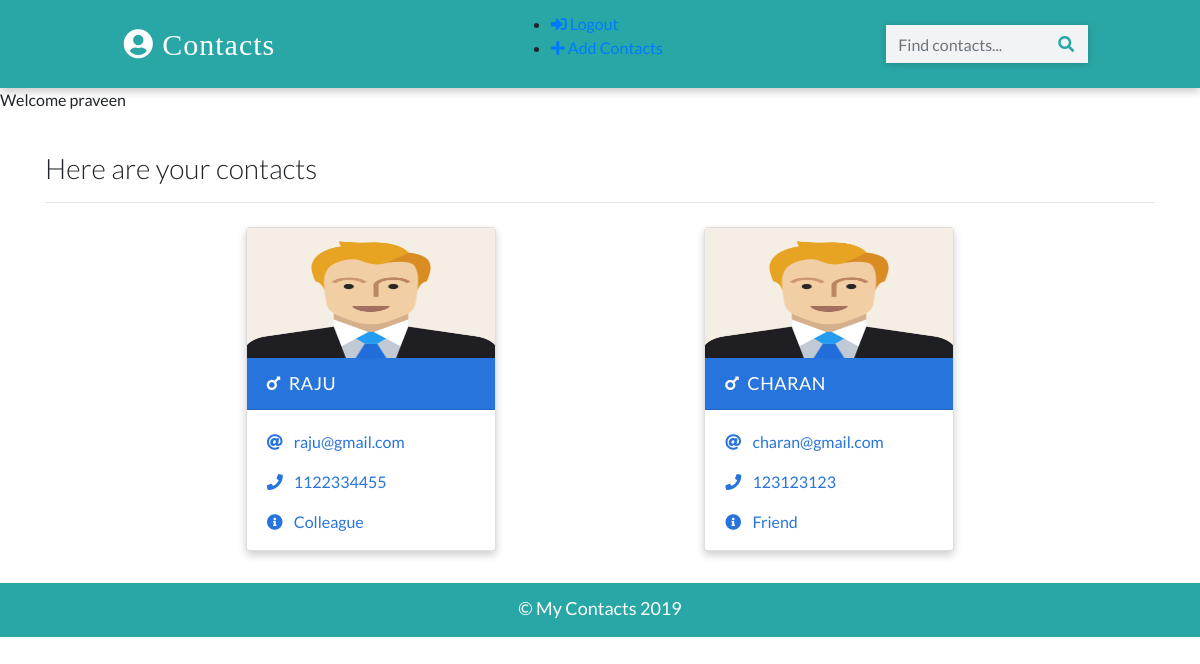
Screenshot of / (signed in) with the database file from the repository.
### app/models.py (models this page shows, shortened)
class Contact(models.Model):
    manager = models.ForeignKey(User, on_delete=models.CASCADE, default=None)
    name = models.CharField(max_length=20)
    email = models.EmailField(max_length=150)
    phone = models.IntegerField()
    info = models.CharField(max_length=50)
    gender = models.CharField(max_length=50, choices=(
        ('male', 'Male'),
        ('female', 'Female')
    ))
    image = models.ImageField(upload_to='images/', blank=True)
    date_added = models.DateField(auto_now_add=True)
    class Meta:
        ordering = ['-id']  # display records in descening order

### app/views.py (the view)
# urls.py: path('', views.HomePageView.as_view(), name="home"),
class HomePageView(ListView):
    template_name = 'index.html'
    model = Contact
    context_object_name = 'contacts'
    def get_queryset(self):
        contacts = super().get_queryset()
        return contacts.filter(manager=self.request.user)

### templates/index.html (shortened to what this page needs)
{% extends 'base.html' %} {% load static %}  {% block content %}
<div class="container">
  <h3 class="heading font-weight-light">Here are your contacts</h3>
  <hr />
</div>
<div class="container main-part">
  {% if contacts %} {% for contact in contacts %} {% if contact.gender == 'male' %}
  <div class="card my-2 mx-2 boy-card">
    <img
      src="{% if contact.image%}
							{{contact.image.url}}
						{% else %}
							{% static './images/boy.png' %}
						{% endif %}"
      class="img-fluid"
    />
    <div class="card-header">
      <a href="{% url 'detail' contact.id %}" class="text-white header-link"
        ><i class="fas fa-mars mr-2"></i>{{contact.name}}</a
      >
    </div>
    <div class="card-body pb-0">
      <p>
        <i class="fas fa-at mr-2"></i>
        <a href="mailto:{{contact.email}}">{{contact.email}}</a>
      </p>
      <p>
        <i class="fas fa-phone mr-2"></i>
        <a href="tel:9001010100">{{contact.phone}}</a>
      </p>
      <p><i class="fas fa-info-circle mr-2"></i> {{contact.info}}</p>
    </div>
  </div>
  {% endif %} {% endfor %} {% else %}
  <p>No Contacts</p>
  {% endif %}
</div>
{% endblock content%}

### templates/base.html (shortened to what this page needs)
{% load static %}
<!DOCTYPE html>
<html lang="en">
  <head>
    <link
      rel="stylesheet"
      href="https://stackpath.bootstrapcdn.com/bootstrap/4.2.1/css/bootstrap.min.css"
    />
    <link rel="stylesheet" href="{% static './css/main.css' %}" />
    <link
      rel="stylesheet"
      href="https://use.fontawesome.com/releases/v5.6.3/css/all.css"
    />
  </head>
  <body>
    <nav>
      <a class="logo" href="{% url 'home' %}">
        <i class="fas fa-user-circle"></i>&nbsp;Contacts
      </a>
      <ul>
        {% if request.user.is_authenticated %}
        <li>
          <a href="{% url 'logout' %}">
            <i class="fas fa-sign-in-alt"></i>&nbsp;Logout
          </a>
        </li>
        <li>
          <a href="{% url 'create' %}">
            <i class="fas fa-plus"></i>&nbsp;Add Contacts
          </a>
        </li>
        {% endif %}
      </ul>
      <form class="form-inline my-2" action="{% url 'search' %}" method="POST">
        <input
          class="form-control"
          type="text"
          placeholder="Find contacts..."
          name="search_str"
        />
        <button class="btn" type="submit"><i class="fas fa-search"></i></button>
      </form>
    </nav>
    <p>Welcome {{request.user}}</p>
    <br />
    {% include "partials/_message.html" %} {% block content %} {% endblock content %}
    <footer class="mt-4 p-2">
      <p class="text-center p-1 m-0">&copy; My Contacts 2019</p>
    </footer>
  </body>
</html>

### static/css/main.css (style rules this page uses)
:root { --back: #29a7a6; --girl: #e64298; --boy: #2874dd; }
body { font-family: Lato, sans-serif; }
nav { font-weight: light; display: flex; justify-content: space-around; background-color: var(--back); align-items: center; padding-top: 12px; padding-bottom: 12px; box-shadow: 0 4px 8px 0 rgba(0, 0, 0, 0.2); }
.logo { font-size: 30px; letter-spacing: 1px; color: white; padding: 2px 12px; border-radius: 8px; font-family: cursive; }
form { position: relative; }
button { position: absolute; right: 1px; outline: none; cursor: pointer; }
button i { color: var(--back); }
input { border-radius: 0px !important; width: 250px; border: none !important; background-color: #f2f3f5 !important; box-shadow: 0 1px 8px 0 rgba(0, 0, 0, 0.2); }
.card { box-shadow: 0 4px 8px 0 rgba(0, 0, 0, 0.2); transition: 0.3s; min-width: 250px; box-sizing: border-box; }
img { height: 130px !important; }
.card-header { font-size: 18px; letter-spacing: 0.5px; text-transform: uppercase; }
.boy-card .card-header { background-color: var(--boy); }
.boy-card .card-body, .boy-card .card-body p a { color: var(--boy); }
.card-body p { cursor: pointer; }
.main-part { display: flex; flex-wrap: wrap; justify-content: space-evenly; }
footer { background-color: var(--back); color: white; font-size: 18px; border-bottom: 3px solid var(--back); }

### rows the page displays
Contact: name "RAJU", email "raju@gmail.com", phone "1122334455", info "Colleague"
Contact: name "CHARAN", email "charan@gmail.com", phone "123123123", info "Friend"

### other values shown
{{ request.user }} "praveen"
